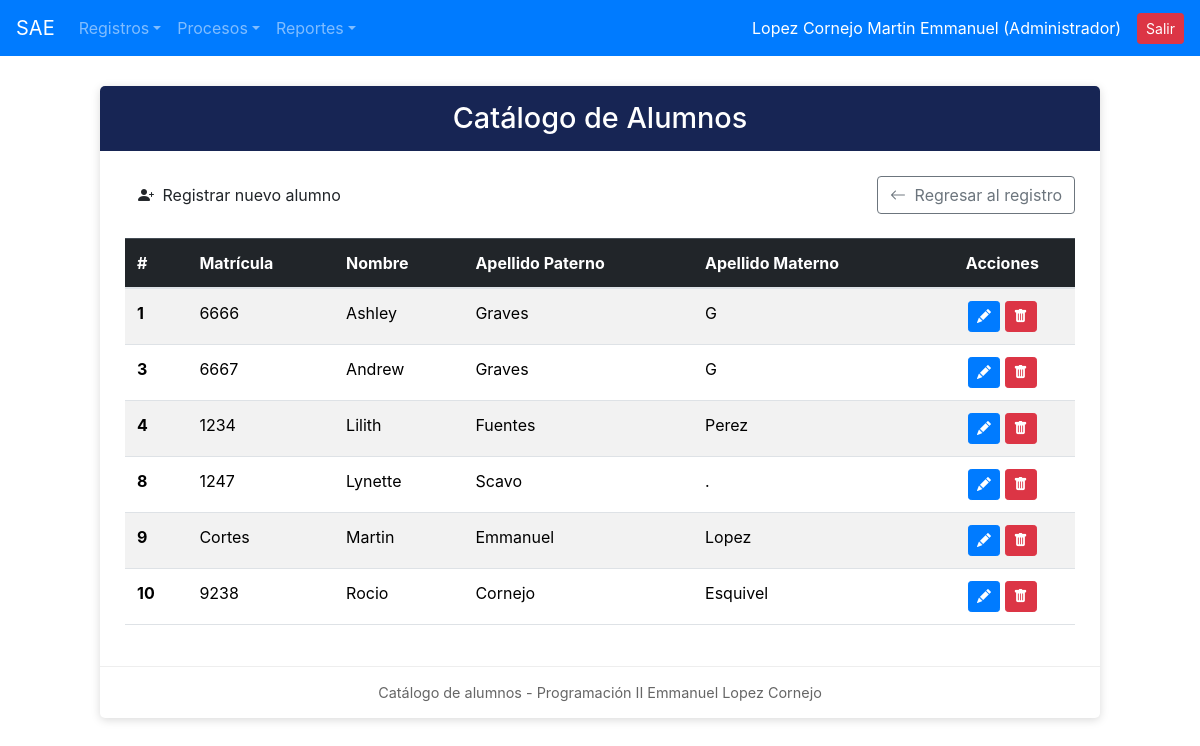
The page /crude/crude_alumno.php (signed in) on the database its author committed.
### tables this page shows
CREATE TABLE `alumnos` (
  `idalumn` int(11) NOT NULL AUTO_INCREMENT PRIMARY KEY,
  `matricula_al` varchar(50) NOT NULL,
  `nombre_al` varchar(100) NOT NULL,
  `apaterno_al` varchar(100) NOT NULL,
  `amaterno_al` varchar(100) NOT NULL,
  `mail_al` varchar(150) NOT NULL,
  `estatus_al` varchar(10) DEFAULT 'ALTA'
);

### crude/crude_alumno.php (the view, shortened to what this page needs)
<?php
include_once("../conexion.php");
$sql = "SELECT * FROM alumnos WHERE estatus_al = 'ALTA'";
$resultado = $conexion->query($sql);
?>
<!DOCTYPE html>
<html lang="es">
<head>
    <link href="https://cdn.jsdelivr.net/npm/bootstrap@5.3.3/dist/css/bootstrap.min.css" rel="stylesheet">
    <link rel="stylesheet" href="https://cdn.jsdelivr.net/npm/bootstrap-icons@1.11.3/font/bootstrap-icons.min.css">
</head>
<body>
<?php include_once("../navegacion/nav.php"); ?>
<div class="container">
    <div class="card-custom">
        <div class="titulo">
            <h2>Catálogo de Alumnos</h2>
        </div>
        <div class="contenido">
            <div class="d-flex justify-content-between align-items-center mb-4">
                <a href="../registro/reg_alumno.php" class="btn btn-sae">
                    <i class="bi bi-person-plus-fill me-1"></i> Registrar nuevo alumno
                </a>
                <a href="../registro/reg_alumno.php" class="btn btn-outline-secondary">
                    <i class="bi bi-arrow-left me-1"></i> Regresar al registro
                </a>
            </div>
            <table class="table table-striped table-hover align-middle">
                <thead class="table-dark">
                    <tr>
                        <th scope="col">#</th>
                        <th scope="col">Matrícula</th>
                        <th scope="col">Nombre</th>
                        <th scope="col">Apellido Paterno</th>
                        <th scope="col">Apellido Materno</th>
                        <th scope="col" class="text-center">Acciones</th>
                    </tr>
                </thead>
                <tbody>
                    <?php if ($resultado && $resultado->num_rows > 0): ?>
                        <?php while ($alumno = $resultado->fetch_assoc()): ?>
                            <tr>
                                <th scope="row"><?php echo $alumno['idalumn']; ?></th>
                                <td><?php echo htmlspecialchars($alumno['matricula_al']); ?></td>
                                <td><?php echo htmlspecialchars($alumno['nombre_al']); ?></td>
                                <td><?php echo htmlspecialchars($alumno['apaterno_al']); ?></td>
                                <td><?php echo htmlspecialchars($alumno['amaterno_al']); ?></td>
                                <td class="text-center">
                                    <a href="../modificacion/modif_alum.php?idalumn=<?php echo $alumno['idalumn']; ?>" class="btn btn-primary btn-sm" title="Editar"><i class="bi bi-pencil-fill"></i></a>
                                    <a href="../baja/baja_alum.php?idalumn=<?php echo $alumno['idalumn']; ?>" class="btn btn-danger btn-sm" title="Dar de Baja" onclick="return confirm('¿Seguro que deseas dar de baja a este alumno?');"><i class="bi bi-trash-fill"></i></a>
                                </td>
                            </tr>
                        <?php endwhile; ?>
                    <?php else: ?>
                        <tr>
                            <td colspan="6" class="text-center text-muted">No hay alumnos activos registrados.</td>
                        </tr>
                    <?php endif; ?>
                </tbody>
            </table>
        </div>
        <div class="pie">
            Catálogo de alumnos - Programación II Emmanuel Lopez Cornejo
        </div>
    </div>
</div>
</body>
</html>

### crude/crude_alumno.php (style rules this page uses)
body { background-color: #f3f1f4; }
.card-custom { background-color: white; max-width: 1000px; margin: 30px auto; border-radius: 5px; box-shadow: 0 2px 10px rgba(0, 0, 0, 0.15); overflow: hidden; }
.titulo { background-color: #172554; color: white; padding: 15px; text-align: center; }
.titulo h2 { margin: 0; font-size: 1.8rem; }
.contenido { padding: 25px; }
.btn-sae { background-color: #9f1239; color: white; border: none; padding: 8px 16px; border-radius: 4px; }
.pie { text-align: center; padding: 15px; color: #666; font-size: 0.9rem; border-top: 1px solid #eee; }

### rows shown on the page
alumnos: idalumn "1", matricula_al "6666", nombre_al "Ashley", apaterno_al "Graves", amaterno_al "G"
alumnos: idalumn "3", matricula_al "6667", nombre_al "Andrew", apaterno_al "Graves", amaterno_al "G"
alumnos: idalumn "4", matricula_al "1234", nombre_al "Lilith", apaterno_al "Fuentes", amaterno_al "Perez"
alumnos: idalumn "8", matricula_al "1247", nombre_al "Lynette", apaterno_al "Scavo", amaterno_al "."
alumnos: idalumn "9", matricula_al "Cortes", nombre_al "Martin", apaterno_al "Emmanuel", amaterno_al "Lopez"
alumnos: idalumn "10", matricula_al "9238", nombre_al "Rocio", apaterno_al "Cornejo", amaterno_al "Esquivel"

### other values the page prints
$_SESSION['nombre_usuario'] "Lopez Cornejo Martin Emmanuel"
$_SESSION['nombre_puesto'] "Administrador"
